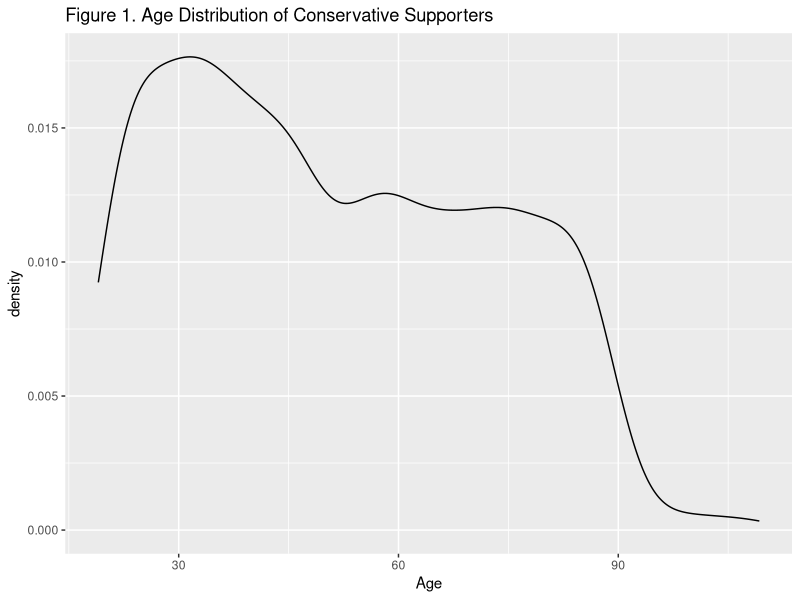
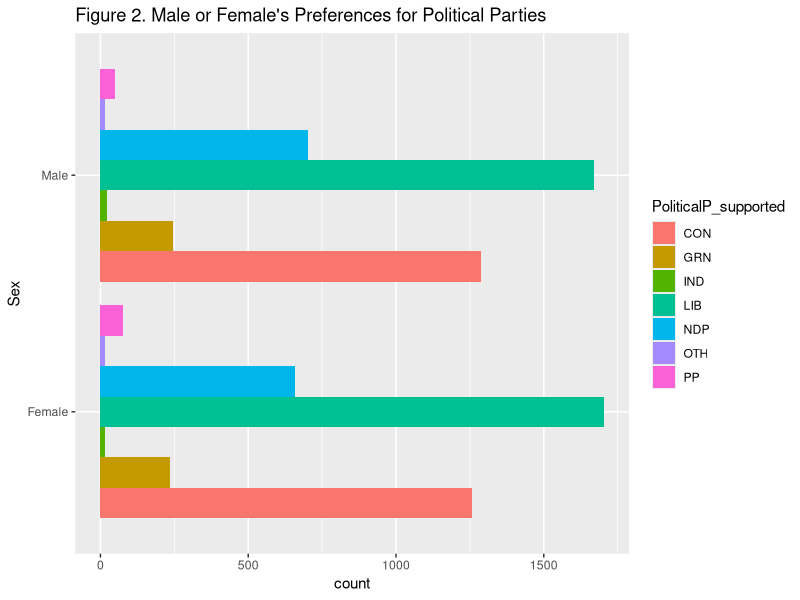
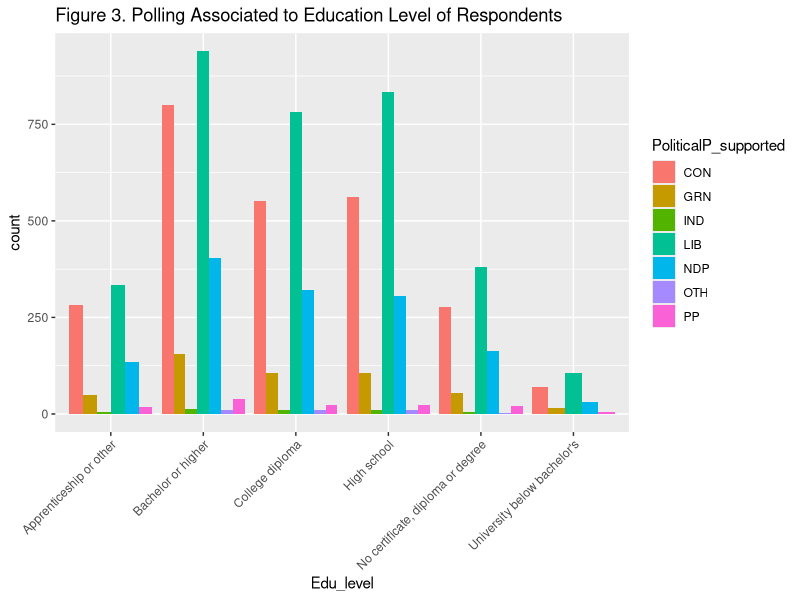
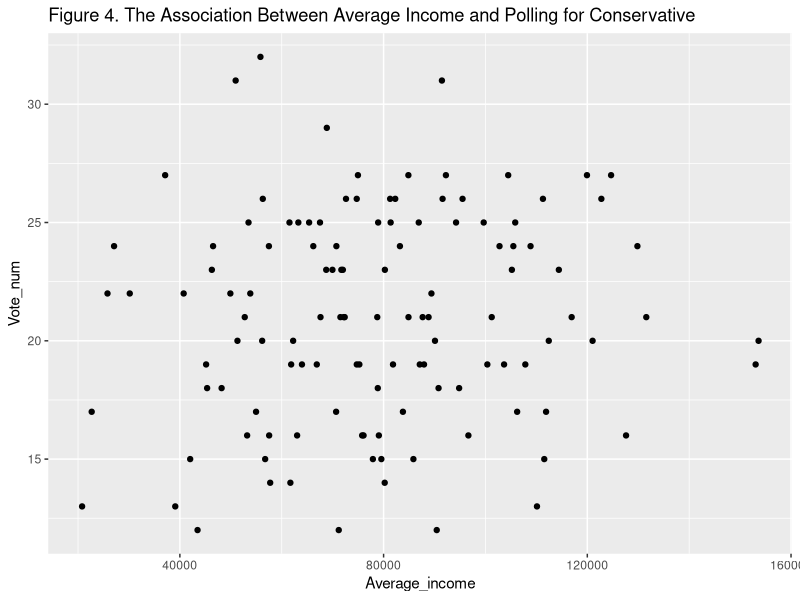

Reproduce these figures in R, in order. (Note: this script raises an error after producing the figures.)
## ---- chunk 1
knitr::opts_chunk$set(echo = TRUE)
library(tidyverse)
## ---- chunk 2
# Size of population (Number of simulations)
N<-100000
set.seed(538)
# Age
# We assume in each age group, ages appears at equal probability, so it follows a uniform distribution.
Age_0_18 <-runif(N*0.21, min = 0, max = 18)
Age_19_49<-runif(N*0.41, min = 19, max = 49)
Age_50_89<-runif(N*0.37, min = 50, max = 89)
Age_90_over<-runif(N*0.010, min = 90, max = 110)
#This is the simulated Age data
Age_all<-c(Age_0_18, Age_19_49, Age_50_89, Age_90_over)
# Shuffle the data
Age<-sample(Age_all)

# Sex
set.seed(233)
Sex_types<-c("Female","Male")
Sex<-sample(Sex_types, N, replace = T)

# District
set.seed(304)
FEDistrict<-sample(1:121, N, replace = T)


# Political Party supported
set.seed(347)

# Simulate according to the past vote share
Poli_Parties<-c("LIB","CON","NDP","GRN","IND","PP","OTH")
PoliticalP_supported<-sample(Poli_Parties,N,prob = c(0.414, 0.332, 0.168, 0.062, 0.004, 0.016, 0.004), replace = T)


# Education level
set.seed(302)

Edu_level_types<-c("Bachelor or higher","University below bachelor's", "College diploma","Apprenticeship or other","High school","No certificate, diploma or degree")
Edu_level<-sample(Edu_level_types, N, prob = c(0.285, 0.031, 0.224, 0.108, 0.237, 0.115),replace = T)


#2018 after taxed
set.seed(303)

Income_under_15000<- runif(N*0.2, min = 0, max = 14999)
Income_15000_24999<- runif(N*0.2, min = 15000, max = 24999)
Income_25000_39999<- runif(N*0.2, min = 25000, max = 39999)
Income_40000_59999<- runif(N*0.2, min = 40000, max = 59999)
Income_60000_over<- runif(N*0.2, min = 60000, max = 500000)
Income_all<-c(Income_under_15000, Income_15000_24999,Income_25000_39999,Income_40000_59999,Income_60000_over)
#shuffle
Income<-sample(Income_all)


#Combine together
set.seed(305)

All_together.df<-tibble(Age, Sex, PoliticalP_supported, Edu_level, Income, FEDistrict)
#Sampling, using SRS, randomly pick from the data frame.
sample_selcet_rows<-sample(N,10000)
sample_dataset<-All_together.df[sample_selcet_rows,]
#Then we filter out people that is under 18, who is not eligible to vote for election.
Sample_clean<-sample_dataset %>% filter(Age>=18)
sample_size<-nrow(Sample_clean)
## ---- chunk 3
# Polling for each political party
Sample_clean %>% group_by(PoliticalP_supported) %>%
  summarise(Polling=n()/sample_size)
## ---- chunk 4
# Age distribution of supporters of Conservative
Sample_clean %>% filter(PoliticalP_supported == "CON") %>% 
  ggplot(aes(x=Age))+
  labs(title="Figure 1. Age Distribution of Conservative Supporters")+
  geom_density()
## ---- chunk 5
# Sex ratio
Sample_clean %>% ggplot(aes(x=Sex,fill=PoliticalP_supported))+
  geom_bar(position="dodge")+
  ggtitle("Figure 2. Male or Female's Preferences for Political Parties")+
  coord_flip()
## ---- chunk 6
# Education Level
Sample_clean %>% ggplot(aes(x=Edu_level,fill=PoliticalP_supported))+
  geom_bar(position="dodge")+
  ggtitle("Figure 3. Polling Associated to Education Level of Respondents")+
  theme(axis.text.x=element_text(angle=45,hjust=1))
## ---- chunk 7
# Annual ncome,federal electoral district and vote for Conservative
# Calculate average annual income for each district
Sample_only_con<-Sample_clean %>% filter(PoliticalP_supported == "CON")
Average_income<-c()

for (index in 1:121) {
  samp_distrct<-Sample_only_con %>% filter(FEDistrict == index)
  Average_income[index]=sum(samp_distrct$Income)/nrow(samp_distrct)
}

order_num<-c(1:121)
Mean_Income<-cbind(order_num, Average_income)

# Calculate number of votes
Vote_num<-c()

for (i in 1:121) {
  vote_district<-Sample_only_con %>% filter(FEDistrict==i)
  Vote_num[i]=nrow(vote_district)
}

Mean_Income_and_votes<-as.data.frame(cbind(Mean_Income,Vote_num))
Mean_Income_and_votes %>% 
  ggplot(aes(x=Average_income,y=Vote_num))+
  ggtitle("Figure 4. The Association Between Average Income and Polling for Conservative")+
  geom_point()
## ---- chunk 8
knitr::include_graphics("/cloud/project/survey.PNG")
